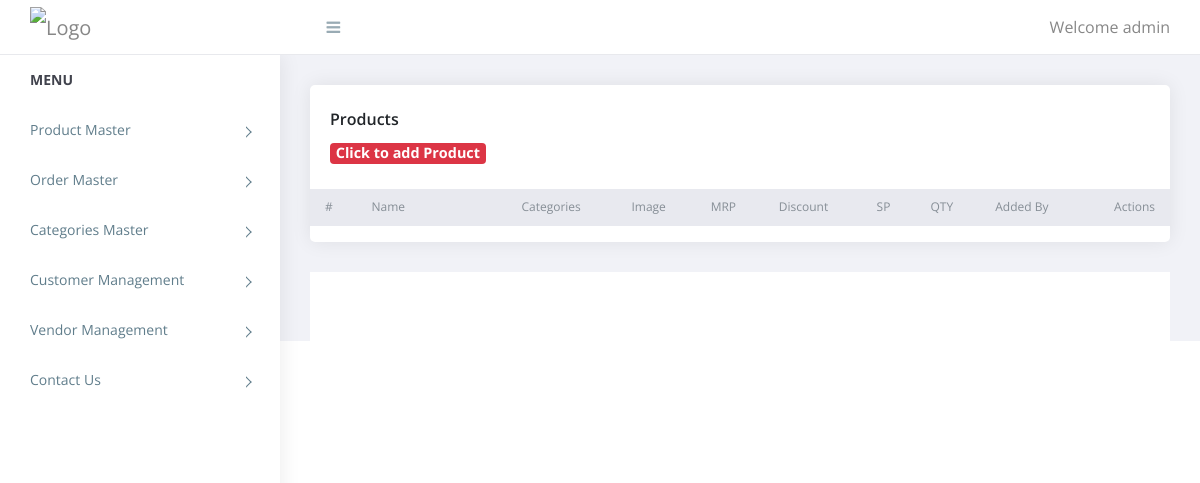
Page /admin/product.php (signed in) on the earlier database version.
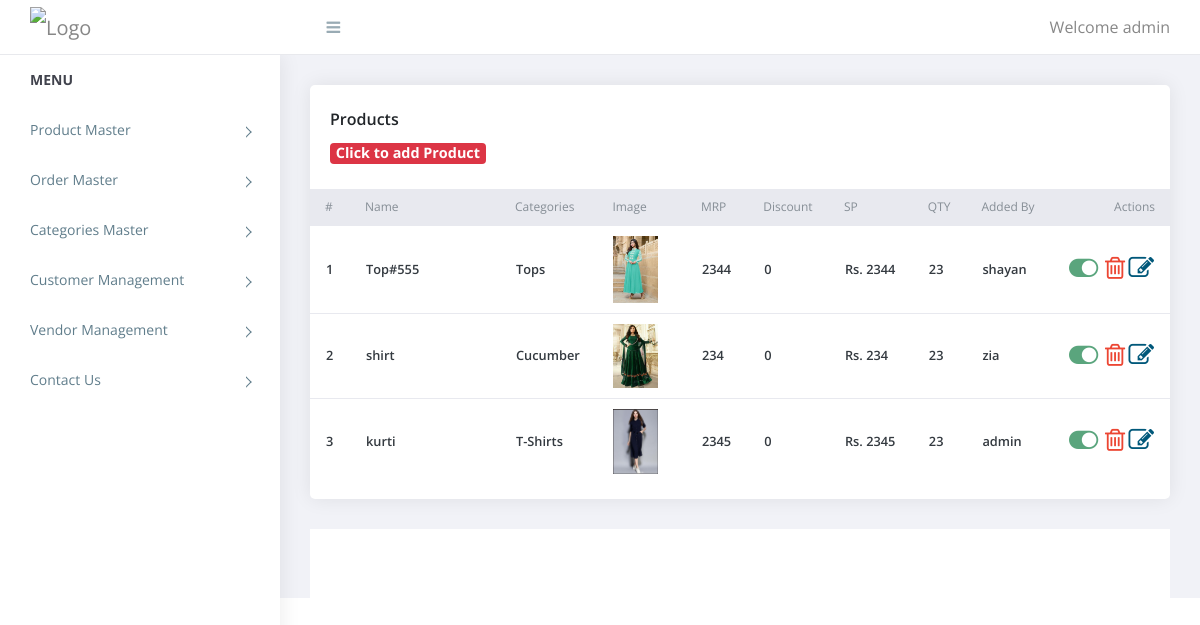
Same page on the later database version.
### tables this page shows
CREATE TABLE `product_new` (
  `id` int(11) NOT NULL,
  `parent_id` int(11) NOT NULL,
  `cat_id` int(11) NOT NULL,
  `subcat_id` int(11) NOT NULL,
  `name` varchar(500) NOT NULL,
  `description` varchar(2000) NOT NULL,
  `color` int(11) NOT NULL,
  `size` int(11) NOT NULL,
  `mrp` float NOT NULL,
  `discount` float DEFAULT NULL,
  `article_id` varchar(20) NOT NULL,
  `quantity` int(11) NOT NULL,
  `image_super_id` int(11) NOT NULL,
  `discount_type` varchar(63) NOT NULL,
  `added_by` int(11) NOT NULL,
  `status` tinyint(4) NOT NULL DEFAULT 1
);

CREATE TABLE `categories` (
  `id` int(11) NOT NULL,
  `super_categories_id` int(11) NOT NULL,
  `categories` varchar(255) NOT NULL,
  `status` tinyint(4) NOT NULL
);

CREATE TABLE `product_images` (
  `id` int(11) NOT NULL,
  `super_id` int(11) NOT NULL,
  `name` varchar(63) NOT NULL
);

### admin/product.php (the view, shortened to what the changed rows need)
<?php
require('includes/top.inc.php');
$condition = '';
$sql = "SELECT product_new.*,categories.categories FROM product_new,categories WHERE product_new.subcat_id=categories.id $condition ORDER BY product_new.id DESC";
$res = mysqli_query($con, $sql);
?>
<div class="content pb-0">
    <div class="orders">
        <div class="row">
            <div class="col-xl-12">
                <div class="card">
                    <div class="card-body--">
                        <div class="table-stats order-table ov-h table-responsive-md">
                            <table class="table table-hover" id="mytable">
                                <thead>
                                    <tr>
                                        <th class="serial" id="1">#</th>
                                        <th style="width: 150px !important;" id="2">Name</th>
                                        <th id="3">Categories</th>
                                        <th>Image</th>
                                        <th id="4">MRP</th>
                                        <th id="5">Discount</th>
                                        <th id="6">SP</th>
                                        <th id="7">QTY</th>
                                        <th id="8">Added By</th>
                                        <th>Actions</th>
                                    </tr>
                                </thead>
                                <tbody>
                                    <?php
                                    $i = 1;
                                    while ($row = mysqli_fetch_assoc($res)) {
                                        $image_super_id = $row['image_super_id'];
                                        $image = "SELECT `name` AS `image` FROM product_images WHERE product_images.super_id=$image_super_id";
                                        $res_image = mysqli_query($con, $image);
                                        $row_image = mysqli_fetch_assoc($res_image);
                                    ?>
                                        <tr>
                                            <td class="serial"><?php echo $i++ ?></td>
                                            <td style="cursor: pointer;" data-toggle="tooltip" title="<?php echo "Description: " . $row['description']; ?>
                                            <?php
                                            $res_added_by = mysqli_query($con, "SELECT username FROM admin_users WHERE id=" . $row['added_by'] . "");
                                            $row_added_by  = mysqli_fetch_assoc($res_added_by);
                                            $addedBy = $row_added_by['username'] == null ? "NA" : $row_added_by['username'];
                                            ?>"><?php echo $row['name'] ?></td>
                                            <td><?php echo $row['categories'] ?></td>
                                            <td><img src="../media/product/<?php echo $row_image['image'] ?>" /></td>
                                            <td><?php echo $row['mrp'] ?></td>
                                            <td><?php
                                                if ($row['discount_type'] == "rate") {
                                                    echo "Rs. " . $row['discount'] . "</td><td>Rs. " . ($row["mrp"] - $row["discount"]) . "</td>";
                                                } elseif ($row['discount_type'] == "percent") {
                                                    echo  $row['discount'] .   "%</td><td>Rs. " . ($row["mrp"] - (($row["discount"] * $row["mrp"]) / 100)) . "</td>";
                                                } else {
                                                    echo "0</td><td>Rs. " . $row["mrp"] . "</td>";
                                                }
                                                ?></td>
                                            <td><?php echo $row['quantity'] ?></td>
                                            <td><?php echo $addedBy; ?></td>
                                            <td>
                                                <?php
                                                if ($row['status'] == 1) {
                                                    echo " <a href='?type=status&operation=deactive&id=" . $row['id'] . "'><i style='color:#5AA57D' class='fa fa-toggle-on fa-2x' aria-hidden='true'></i></a>&nbsp;";
                                                } else {
                                                    echo " <a href='?type=status&operation=active&id=" . $row['id'] . "'><i style='color:black' class='fa fa-toggle-off fa-2x' aria-hidden='true'></i></a>&nbsp;";
                                                }
                                                $msg = "Are you sure you want to delete this product?";
                                                $deleteString = "?type=delete&id=" . $row['id'];
                                                $editString = "manage_products.php?action=edit&p_id=" . $row['id'];
                                                ?>
                                                <a title='Delete Product' href='javascript:void(0)' onClick="return getConfirmation('<?php echo $msg ?>', '<?php echo $deleteString ?>')"><i style='color:#ec4633' class='fa fa-trash-o fa-2x' aria-hidden='true'></i></a>
                                                <a title='Edit Product' href='<?php echo $editString ?>'><i style='color:#00587a' class='fa fa-edit fa-2x' aria-hidden='true'></i></a>
                                            </td>
                                        </tr>
                                    <?php
                                    }
                                    ?>
                                </tbody>
                            </table>
                        </div>
                    </div>
                </div>
            </div>
        </div>
    </div>
</div>
<?php
require('includes/footer.inc.php');
?>

Differences in the rows shown:
added product_new: name "Top#555", categories.categories "Tops", product_images.name (picture), mrp "2344", quantity "23", admin_users.username "shayan"
added product_new: name "shirt", categories.categories "Cucumber", product_images.name (picture), mrp "234", quantity "23", admin_users.username "zia"
added product_new: name "kurti", categories.categories "T-Shirts", product_images.name (picture), mrp "2345", quantity "23", admin_users.username "admin"
